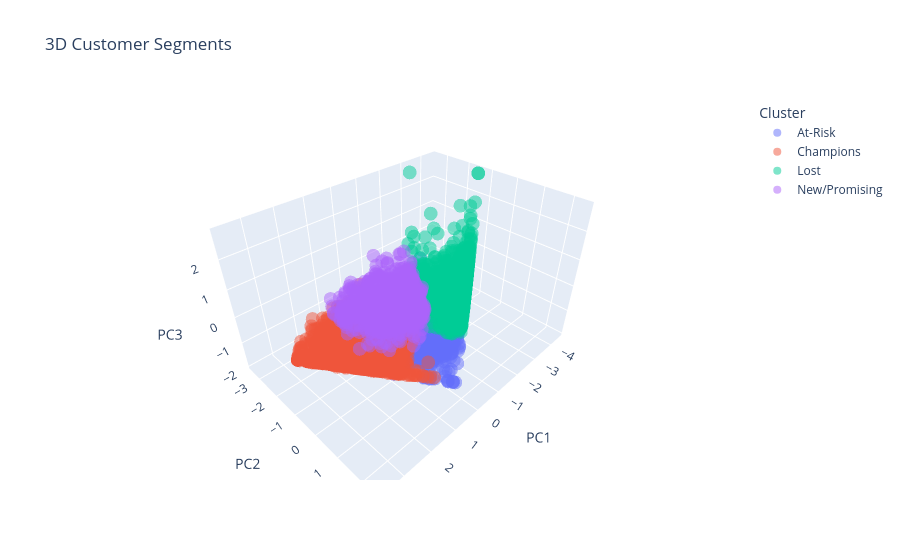

Notebook code cell kept with this figure:
### Code cell
fig3d = px.scatter_3d(viz_df, x='PC1', y='PC2', z='PC3', color='Cluster',
                      title='3D Customer Segments',
                      opacity=0.5)
fig3d.show()

### Figure 1 — Plotly figure (JSON) as saved in the notebook; plotly's stock layout.template omitted (floating-point values rounded to 4 significant figures; data arrays with more than 128 entries replaced by an {"elided": "..."} marker saying what was removed)
{"data": [{"hovertemplate": "Cluster=At-Risk<br>PC1=%{x}<br>PC2=%{y}<br>PC3=%{z}<extra></extra>", "legendgroup": "At-Risk", "marker": {"color": "#636efa", "opacity": 0.5, "symbol": "circle"}, "mode": "markers", "name": "At-Risk", "scene": "scene", "showlegend": true, "type": "scatter3d", "x": {"elided": "1443 float values"}, "y": {"elided": "1443 float values"}, "z": {"elided": "1443 float values"}}, {"hovertemplate": "Cluster=Champions<br>PC1=%{x}<br>PC2=%{y}<br>PC3=%{z}<extra></extra>", "legendgroup": "Champions", "marker": {"color": "#EF553B", "opacity": 0.5, "symbol": "circle"}, "mode": "markers", "name": "Champions", "scene": "scene", "showlegend": true, "type": "scatter3d", "x": {"elided": "1363 float values"}, "y": {"elided": "1363 float values"}, "z": {"elided": "1363 float values"}}, {"hovertemplate": "Cluster=Lost<br>PC1=%{x}<br>PC2=%{y}<br>PC3=%{z}<extra></extra>", "legendgroup": "Lost", "marker": {"color": "#00cc96", "opacity": 0.5, "symbol": "circle"}, "mode": "markers", "name": "Lost", "scene": "scene", "showlegend": true, "type": "scatter3d", "x": {"elided": "1884 float values"}, "y": {"elided": "1884 float values"}, "z": {"elided": "1884 float values"}}, {"hovertemplate": "Cluster=New/Promising<br>PC1=%{x}<br>PC2=%{y}<br>PC3=%{z}<extra></extra>", "legendgroup": "New/Promising", "marker": {"color": "#ab63fa", "opacity": 0.5, "symbol": "circle"}, "mode": "markers", "name": "New/Promising", "scene": "scene", "showlegend": true, "type": "scatter3d", "x": {"elided": "1191 float values"}, "y": {"elided": "1191 float values"}, "z": {"elided": "1191 float values"}}], "layout": {"legend": {"title": {"text": "Cluster"}, "tracegroupgap": 0}, "scene": {"domain": {"x": [0, 1], "y": [0, 1]}, "xaxis": {"title": {"text": "PC1"}}, "yaxis": {"title": {"text": "PC2"}}, "zaxis": {"title": {"text": "PC3"}}}, "title": {"text": "3D Customer Segments"}}}
